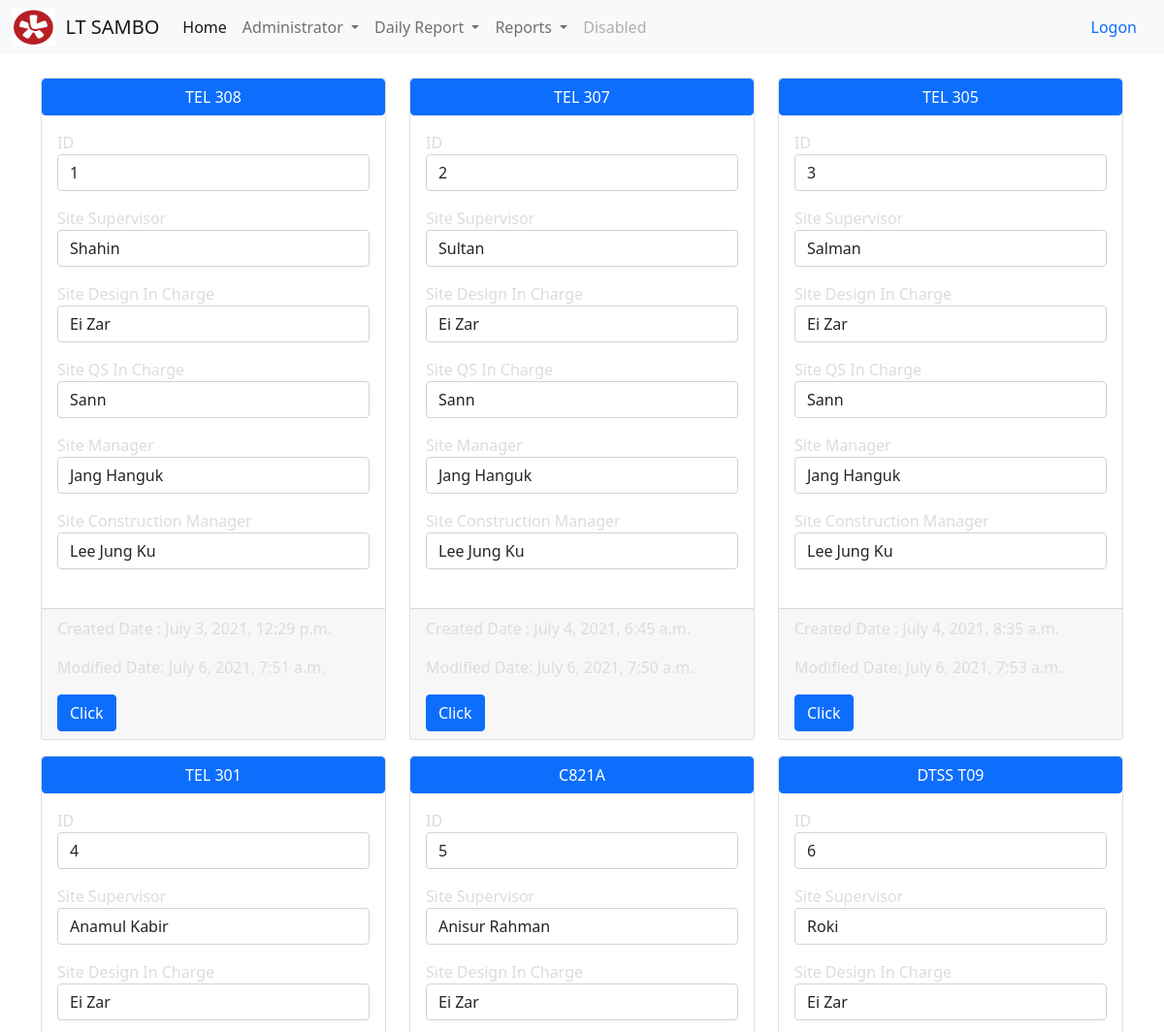
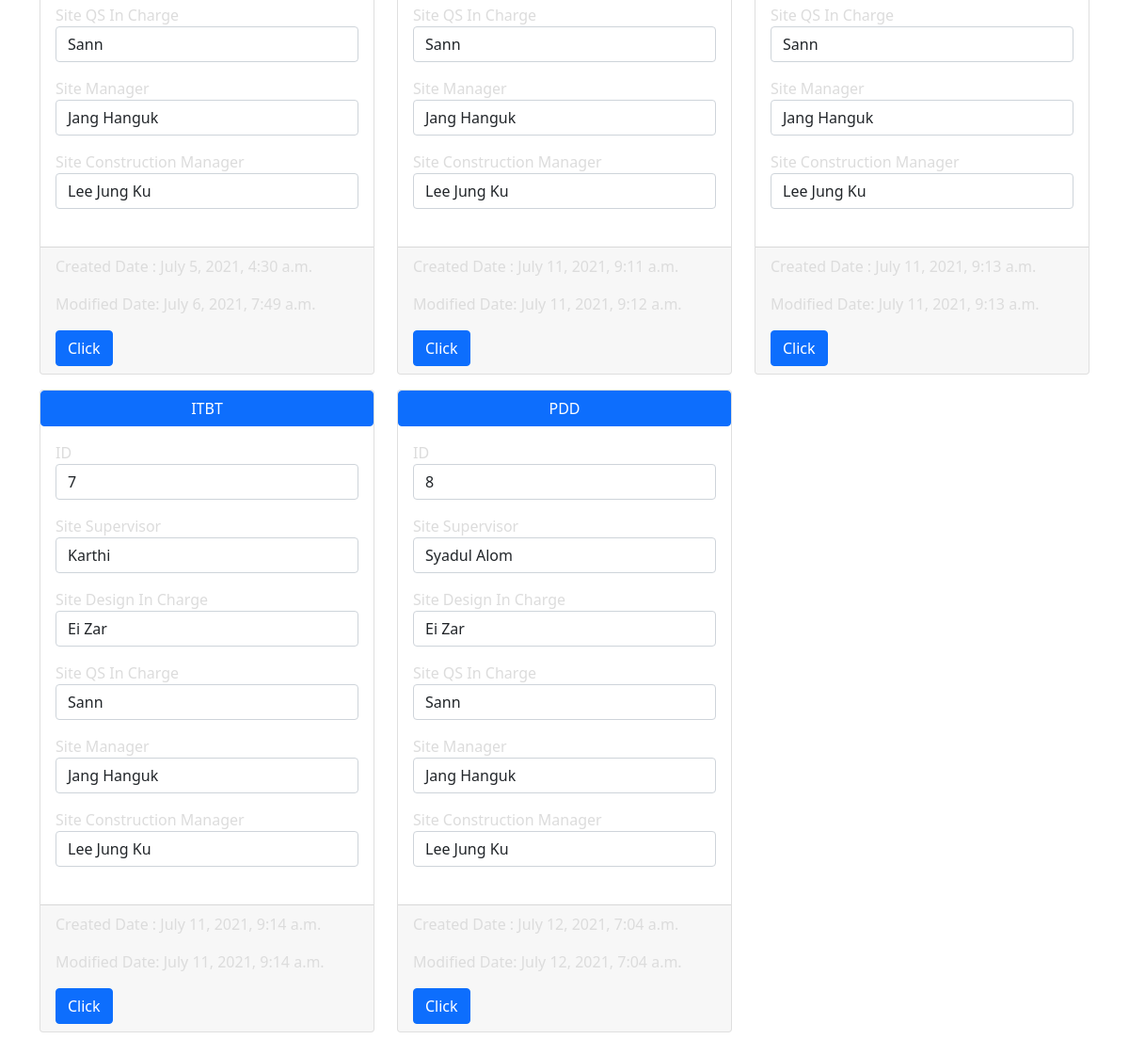
/wv_main/submit_work_volume, run on the app's committed database (2 pictures, top to bottom).
### todo_list/models.py (models this page shows, shortened)
class WV_Main(models.Model):
    CD_Site = models.CharField(max_length=200)
    TX_Site_Supervisor = models.CharField(max_length=200)
    TX_Site_In_charge_Design = models.CharField(max_length=200)
    TX_Site_In_charge_QS = models.CharField(max_length=200)
    TX_Site_Manager = models.CharField(max_length=200)
    TX_Construction_Manager = models.CharField(max_length=200)
    created_date = models.DateTimeField(auto_now_add=True)
    modified_date = models.DateTimeField(auto_now=True)
    Is_Active = models.BooleanField(default=True)

### todo_list/views.py (the view)
# urls.py: path('wv_main/submit_work_volume',views.submit_work_volume, name='submit_work_volume'),
def submit_work_volume(request):
    wv_main_items = WV_Main.objects.all
    return render(request, 'submission/wv_submit_report.html', {'wv_main_items': wv_main_items})

### todo_list/templates/submission/wv_submit_report.html (shortened to what this page needs)
{% extends 'base.html' %}
{% load static %}
{% block content %}
<div class="container">
    {%if wv_main_items %}
    <div class="row mb3">
      {% for things in wv_main_items %}
      <div class="col-md-4 mb-3">
        <div class="card h-100">
          <a href="{% url 'wv_daily_submission' things.id %}" class="btn btn-primary">{{ things.CD_Site }}</a>
          <div class="card-body">
              <label>ID</label><p class="card-text form-control">{{ things.id }}</p>
              <label>Site Supervisor</label><p class="card-text form-control">{{ things.TX_Site_Supervisor }}</p>
              <label>Site Design In Charge</label><p class="card-text form-control">{{ things.TX_Site_In_charge_Design }}</p>
              <label>Site QS In Charge</label><p class="card-text form-control">{{ things.TX_Site_In_charge_QS }}</p>
              <label>Site Manager</label><p class="card-text form-control">{{ things.TX_Site_Manager }}</p>
              <label>Site Construction Manager</label><p class="card-text form-control">{{ things.TX_Construction_Manager }}</p>
          </div>
          <div class="card-footer">
              <p class="card-text">Created Date : {{ things.created_date }}</p>
              <p class="card-text">Modified Date: {{ things.modified_date }}</p>
            <a href="{% url 'wv_daily_submission' things.id %}" class="btn btn-primary">Click</a>
          </div>
        </div>
          <br>
      </div>
        {% endfor %}
    </div>
   {% endif %}
</div>
{% endblock %}

### data on the page
WV_Main: CD_Site "TEL 308", id "1", TX_Site_Supervisor "Shahin", TX_Site_In_charge_Design "Ei Zar", TX_Site_In_charge_QS "Sann", TX_Site_Manager "Jang Hanguk", TX_Construction_Manager "Lee Jung Ku", created_date "July 3, 2021, 12:29 p.m.", modified_date "July 6, 2021, 7:51 a.m."
WV_Main: CD_Site "TEL 307", id "2", TX_Site_Supervisor "Sultan", TX_Site_In_charge_Design "Ei Zar", TX_Site_In_charge_QS "Sann", TX_Site_Manager "Jang Hanguk", TX_Construction_Manager "Lee Jung Ku", created_date "July 4, 2021, 6:45 a.m.", modified_date "July 6, 2021, 7:50 a.m."
WV_Main: CD_Site "TEL 305", id "3", TX_Site_Supervisor "Salman", TX_Site_In_charge_Design "Ei Zar", TX_Site_In_charge_QS "Sann", TX_Site_Manager "Jang Hanguk", TX_Construction_Manager "Lee Jung Ku", created_date "July 4, 2021, 8:35 a.m.", modified_date "July 6, 2021, 7:53 a.m."
WV_Main: CD_Site "TEL 301", id "4", TX_Site_Supervisor "Anamul Kabir", TX_Site_In_charge_Design "Ei Zar", TX_Site_In_charge_QS "Sann", TX_Site_Manager "Jang Hanguk", TX_Construction_Manager "Lee Jung Ku", created_date "July 5, 2021, 4:30 a.m.", modified_date "July 6, 2021, 7:49 a.m."
WV_Main: CD_Site "C821A", id "5", TX_Site_Supervisor "Anisur Rahman", TX_Site_In_charge_Design "Ei Zar", TX_Site_In_charge_QS "Sann", TX_Site_Manager "Jang Hanguk", TX_Construction_Manager "Lee Jung Ku", created_date "July 11, 2021, 9:11 a.m.", modified_date "July 11, 2021, 9:12 a.m."
WV_Main: CD_Site "DTSS T09", id "6", TX_Site_Supervisor "Roki", TX_Site_In_charge_Design "Ei Zar", TX_Site_In_charge_QS "Sann", TX_Site_Manager "Jang Hanguk", TX_Construction_Manager "Lee Jung Ku", created_date "July 11, 2021, 9:13 a.m.", modified_date "July 11, 2021, 9:13 a.m."
WV_Main: CD_Site "ITBT", id "7", TX_Site_Supervisor "Karthi", TX_Site_In_charge_Design "Ei Zar", TX_Site_In_charge_QS "Sann", TX_Site_Manager "Jang Hanguk", TX_Construction_Manager "Lee Jung Ku", created_date "July 11, 2021, 9:14 a.m.", modified_date "July 11, 2021, 9:14 a.m."
WV_Main: CD_Site "PDD", id "8", TX_Site_Supervisor "Syadul Alom", TX_Site_In_charge_Design "Ei Zar", TX_Site_In_charge_QS "Sann", TX_Site_Manager "Jang Hanguk", TX_Construction_Manager "Lee Jung Ku", created_date "July 12, 2021, 7:04 a.m.", modified_date "July 12, 2021, 7:04 a.m."
